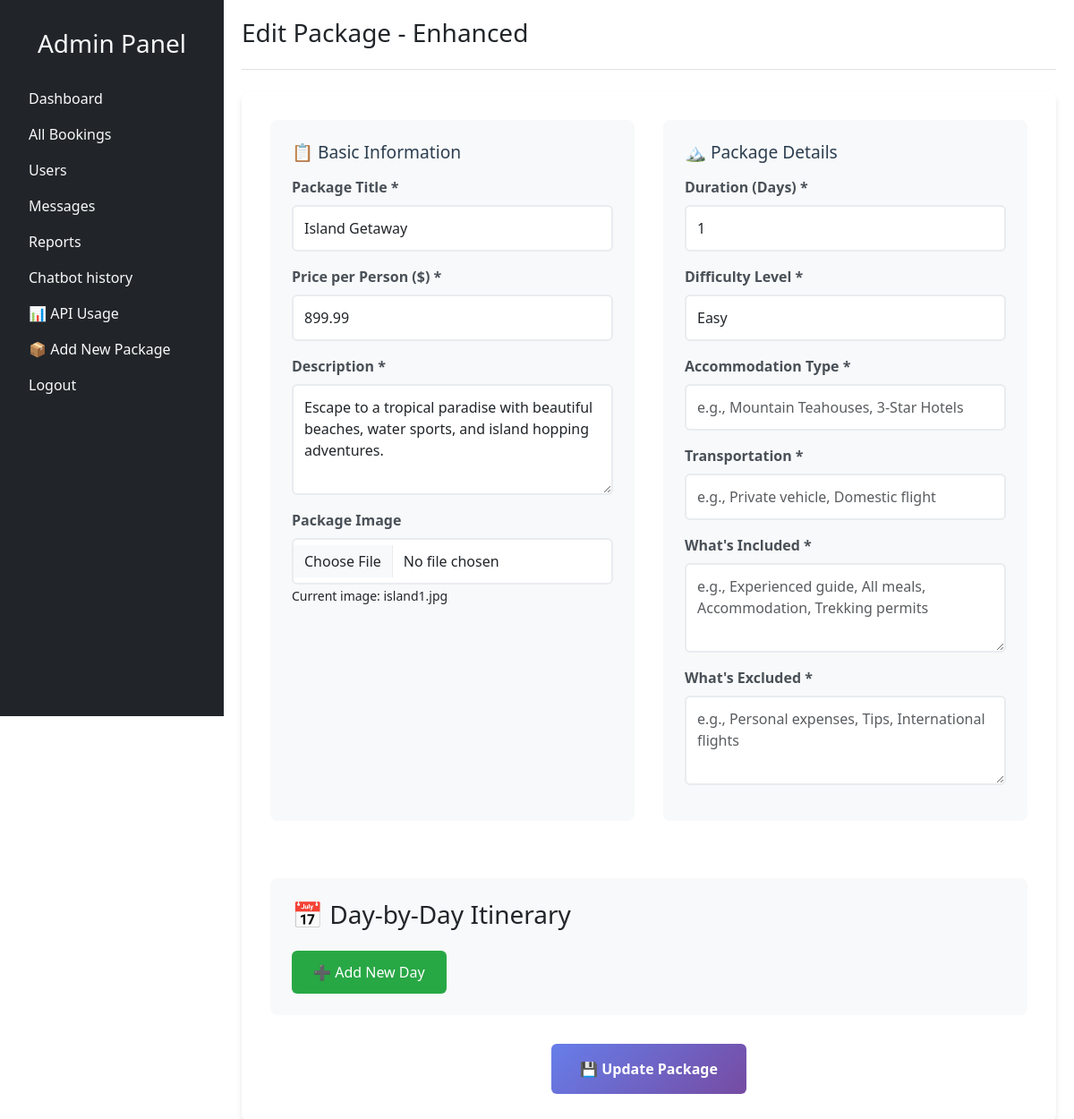
/admin_setup/package/edit_package_enhanced.php?id=5 (signed in), run on the app's committed database.
### tables this page shows
CREATE TABLE packages (
    id INT AUTO_INCREMENT PRIMARY KEY,
    title VARCHAR(255) NOT NULL,
    description TEXT NOT NULL,
    price DECIMAL(10,2) NOT NULL,
    image VARCHAR(255),
    created_at TIMESTAMP DEFAULT CURRENT_TIMESTAMP,
    updated_at TIMESTAMP DEFAULT CURRENT_TIMESTAMP ON UPDATE CURRENT_TIMESTAMP,
    INDEX idx_title (title),
    INDEX idx_price (price)
);

### admin_setup/package/edit_package_enhanced.php (the view, shortened to what this page needs)
<?php
include('../../database/db_connect.php');
$id = $_GET['id'];
try {
    $sql = "SELECT * FROM packages WHERE id = :id";
    $stmt = $pdo->prepare($sql);
    $stmt->bindParam(':id', $id);
    $stmt->execute();
    $package = $stmt->fetch(PDO::FETCH_ASSOC);
} catch (PDOException $e) {
    die("Error fetching package details: " . $e->getMessage());
}
include '../component/nav_admin.php';
?>
<div class="main-content flex-grow-1 p-4">
    <div class="header mb-4">
        <h1 class="h3">Edit Package - Enhanced</h1>
    </div>
    <form action="update_package_process.php" method="POST" enctype="multipart/form-data" class="enhanced-form">
        <div class="form-grid">
            <div class="form-section">
                <h3>📋 Basic Information</h3>
                <div class="form-group">
                    <label for="title">Package Title *</label>
                    <input type="text" name="title" id="title" class="form-control" value="<?php echo htmlspecialchars($package['title']); ?>" required>
                </div>
                <div class="form-group">
                    <label for="price">Price per Person ($) *</label>
                    <input type="number" name="price" id="price" class="form-control" value="<?php echo htmlspecialchars($package['price']); ?>" step="0.01" required>
                </div>
                <div class="form-group">
                    <label for="description">Description *</label>
                    <textarea name="description" id="description" class="form-control" rows="4" required><?php echo htmlspecialchars($package['description']); ?></textarea>
                </div>
                <div class="form-group">
                    <label for="image">Package Image</label>
                    <input type="file" name="image" id="image" class="form-control" accept="image/*">
                    <small>Current image: <?php echo htmlspecialchars($package['image']); ?></small>
                </div>
            </div>
            <div class="form-section">
                <h3>🏔️ Package Details</h3>
                <div class="form-group">
                    <label for="duration_days">Duration (Days) *</label>
                    <input type="number" name="duration_days" id="duration_days" class="form-control" value="<?php echo htmlspecialchars($package['duration_days'] ?? ''); ?>" min="1" required>
                </div>
                <div class="form-group">
                    <label for="difficulty_level">Difficulty Level *</label>
                    <select name="difficulty_level" id="difficulty_level" class="form-control" required>
                        <option value="easy" <?php echo ($package['difficulty_level'] == 'easy') ? 'selected' : ''; ?>>Easy</option>
                    </select>
                </div>
                <div class="form-group">
                    <label for="accommodation_type">Accommodation Type *</label>
                    <input type="text" name="accommodation_type" id="accommodation_type" class="form-control" value="<?php echo htmlspecialchars($package['accommodation_type'] ?? ''); ?>" placeholder="e.g., Mountain Teahouses, 3-Star Hotels">
                </div>
                <div class="form-group">
                    <label for="transportation">Transportation *</label>
                    <input type="text" name="transportation" id="transportation" class="form-control" value="<?php echo htmlspecialchars($package['transportation'] ?? ''); ?>" placeholder="e.g., Private vehicle, Domestic flight">
                </div>
                <div class="form-group">
                    <label for="includes">What's Included *</label>
                    <textarea name="includes" id="includes" class="form-control" rows="3" placeholder="e.g., Experienced guide, All meals, Accommodation, Trekking permits"><?php echo htmlspecialchars($package['includes'] ?? ''); ?></textarea>
                </div>
                <div class="form-group">
                    <label for="excludes">What's Excluded *</label>
                    <textarea name="excludes" id="excludes" class="form-control" rows="3" placeholder="e.g., Personal expenses, Tips, International flights"><?php echo htmlspecialchars($package['excludes'] ?? ''); ?></textarea>
                </div>
            </div>
        </div>
        <div class="itinerary-section">
            <h3>📅 Day-by-Day Itinerary</h3>
            <button type="button" class="add-day-btn" onclick="addNewDay()">➕ Add New Day</button>
        </div>
        <div style="text-align: center; margin-top: 2rem;">
            <button type="submit" class="btn-primary">💾 Update Package</button>
        </div>
    </form>
</div>

### css/admin.css (style rules this page uses)
html, body { height: 100%; margin: 0; }
.main-content { margin-left: 250px !important; width: calc(100% - 250px) !important; min-height: 100vh; }
.main-content { padding: 20px !important; }
.header { border-bottom: 1px solid #dee2e6; padding-bottom: 15px; }

### admin_setup/package/edit_package_enhanced.php (style rules this page uses)
.enhanced-form { background: white; padding: 2rem; border-radius: 10px; box-shadow: 0 4px 6px rgba(0,0,0,0.1); }
.form-grid { display: grid; grid-template-columns: 1fr 1fr; gap: 2rem; }
.form-section { background: #f8f9fa; padding: 1.5rem; border-radius: 8px; margin-bottom: 2rem; }
.form-section h3 { color: #2c3e50; margin-bottom: 1rem; font-size: 1.2rem; }
.form-group { margin-bottom: 1rem; }
.form-group label { display: block; margin-bottom: 0.5rem; font-weight: 600; color: #495057; }
.form-control { width: 100%; padding: 0.75rem; border: 2px solid #e9ecef; border-radius: 6px; font-size: 1rem; transition: border-color 0.3s ease; }
textarea.form-control { min-height: 100px; resize: vertical; }
.itinerary-section { background: #f8f9fa; padding: 1.5rem; border-radius: 8px; margin-top: 2rem; }
.add-day-btn { background: #28a745; color: white; border: none; padding: 0.75rem 1.5rem; border-radius: 6px; cursor: pointer; margin-top: 1rem; font-size: 1rem; }
.btn-primary { background: linear-gradient(135deg, #667eea 0%, #764ba2 100%); color: white; border: none; padding: 1rem 2rem; border-radius: 6px; cursor: pointer; font-size: 1rem; font-weight: 600; transition: transform 0.3s ease; }

### data on the page
packages: title "Island Getaway", price "899.99", description "Escape to a tropical paradise with beautiful beaches, water sports, and island hopping adventures.", image "island1.jpg", duration_days "1", difficulty_level "Easy"
